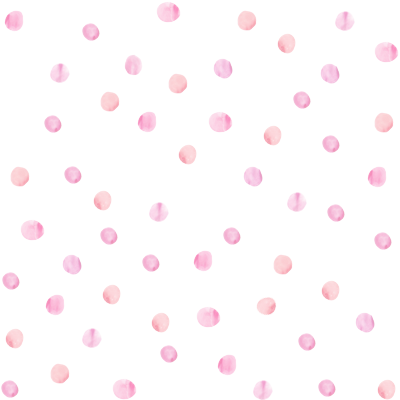
#> input picture ctn-starter/assets/backgrounds/BG1.png, 400 x 400 px
$ python convert_bg1.py
#> lines starting #> are read from the running program, lines starting #| are printed output that depends on the picture; after the words box and inside, x2 and y2 are one past the last pixel; in counts of white or black regions, pixels touching at a corner belong together
from pathlib import Path
import colorsys
import numpy as np
from PIL import Image


def hex_to_rgb_norm(h):
    h = h.lstrip("#")
    return tuple(int(h[i:i+2], 16)/255.0 for i in (0, 2, 4))


def process_image(in_path: Path, target_hex="#6c6389", tint_hex="#fbf6f7"):
#> called with target_hex = '#6c6389', tint_hex = '#fbf6f7'
    img = Image.open(in_path).convert("RGBA")
#> img is the input picture: PIL image 400x400 RGBA; mean R, G, B, A 254.4, 249.6, 251.5, 255
    arr = np.array(img).astype(np.float32) / 255.0

    rgb = arr[..., :3]
    alpha = arr[..., 3]
#> alpha: shape (400, 400) float32; every value is 1

    # Detect non-almost-white pixels (the dots + antialiased edges)
    white_thresh = 240/255.0
    mask = ~((rgb[..., 0] > white_thresh) & (rgb[..., 1] > white_thresh) & (rgb[..., 2] > white_thresh))
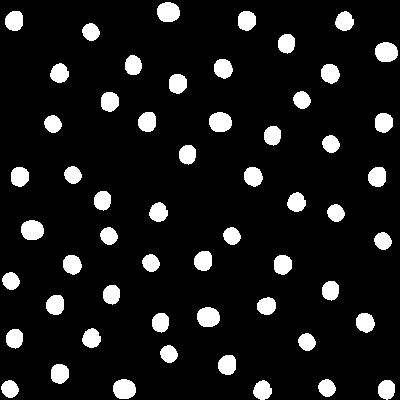
#> mask: shape (400, 400) bool; 9.9% white; 56 white regions, largest, box (x1, y1, x2, y2) and area: (157, 2, 180, 22) 375, (375, 42, 398, 62) 375, (209, 112, 232, 132) 375

    h_t, l_t, s_t = colorsys.rgb_to_hls(*hex_to_rgb_norm(target_hex))

    hls = np.zeros_like(rgb)

    hls_flat = hls.reshape(-1, 3)
    rgb_flat = rgb.reshape(-1, 3)
    mask_flat = mask.reshape(-1)

    # Process only masked pixels to save time
    idxs = np.nonzero(mask_flat)[0]
#> idxs = 15879 values from 965 to 159987
    for i in idxs:
        r, g, b = rgb_flat[i]
        h, l, s = colorsys.rgb_to_hls(r, g, b)

        # Replace hue with target hue, reduce saturation to get pastel look,
        # but keep the original luminance to preserve watercolor shading.
        new_h = h_t
        new_s = s * 0.55

        nr, ng, nb = colorsys.hls_to_rgb(new_h, l, new_s)
        rgb_flat[i, 0] = nr
        rgb_flat[i, 1] = ng
        rgb_flat[i, 2] = nb
#> this loop made 15879 passes
#> (i, r, g, b, h, l, s, new_s) on passes 1 to 3: (965, 0.988, 0.918, 0.957, 0.907, 0.953, 0.75, 0.413), (966, 0.992, 0.914, 0.953, 0.917, 0.953, 0.833, 0.458), (967, 0.988, 0.906, 0.945, 0.921, 0.947, 0.778, 0.428)

    new_rgb = rgb_flat.reshape(rgb.shape)
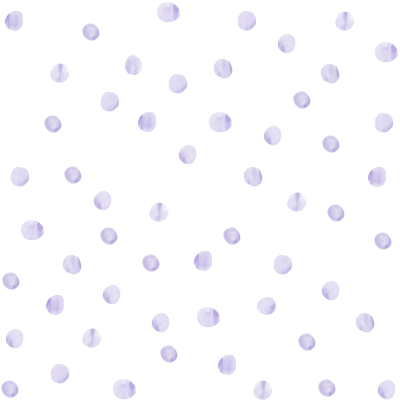
#> new_rgb: shape (400, 400, 3) float32; mean R, G, B 0.986, 0.983, 0.993

    # Compose over two backgrounds: white and tinted
    bg_white = np.ones_like(new_rgb)  # white
    tint_rgb = np.array(hex_to_rgb_norm(tint_hex), dtype=new_rgb.dtype)
#> tint_rgb = [0.984, 0.965, 0.969]
    bg_tint = np.ones_like(new_rgb) * tint_rgb.reshape((1, 1, 3))

    # Alpha composite: out = src*alpha + bg*(1-alpha)
    alpha_3 = alpha[..., None]
    out_white = (new_rgb * alpha_3) + (bg_white * (1 - alpha_3))
    out_tint = (new_rgb * alpha_3) + (bg_tint * (1 - alpha_3))

    # Convert back to uint8
    def to_image(arrf):
        arr8 = np.clip((arrf * 255.0).round(), 0, 255).astype(np.uint8)
        return Image.fromarray(arr8)

    img_white = to_image(out_white)
    img_tint = to_image(out_tint)

    stem = in_path.stem
    out_dir = in_path.parent

    out_webp_white = out_dir / f"{stem}_pastel_lilac_white.webp"
    out_webp_tint = out_dir / f"{stem}_pastel_lilac_tinted.webp"
    out_png_white = out_dir / f"{stem}_pastel_lilac_white.png"
    out_png_tint = out_dir / f"{stem}_pastel_lilac_tinted.png"

    # Save PNG and WEBP (WEBP quality can be adjusted)
    img_white.save(out_png_white, "PNG")
    img_tint.save(out_png_tint, "PNG")

    img_white.save(out_webp_white, "WEBP", quality=90)
    img_tint.save(out_webp_tint, "WEBP", quality=90)

    return {
        "png_white": out_png_white,
        "png_tint": out_png_tint,
        "webp_white": out_webp_white,
        "webp_tint": out_webp_tint,
    }


if __name__ == "__main__":
    base = Path(__file__).resolve().parent
    in_path = base / "assets" / "backgrounds" / "BG1.png"
    if not in_path.exists():
        print(f"Input file not found: {in_path}")
        raise SystemExit(1)

    print("Przetwarzam:", in_path)
    outs = process_image(in_path)
    print("Zapisano pliki:")
    for k, v in outs.items():
        print(f" - {k}: {v}")
